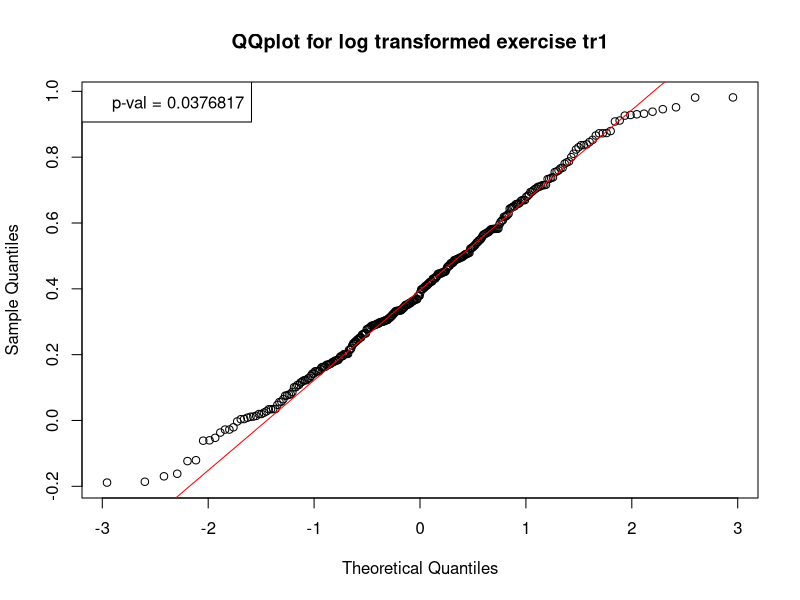
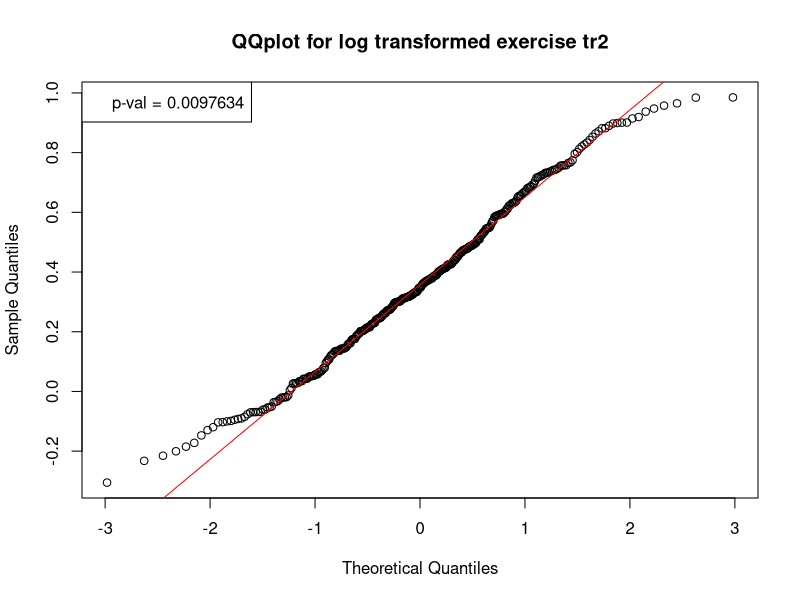
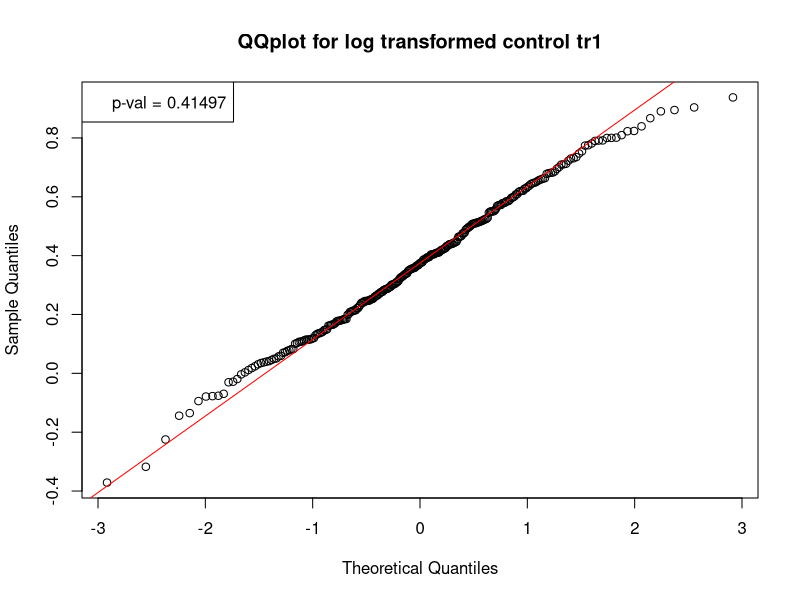
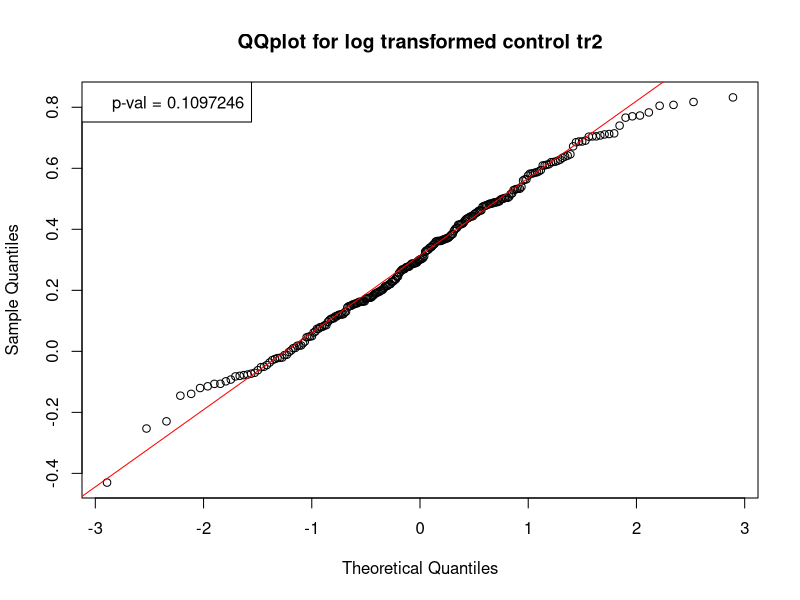
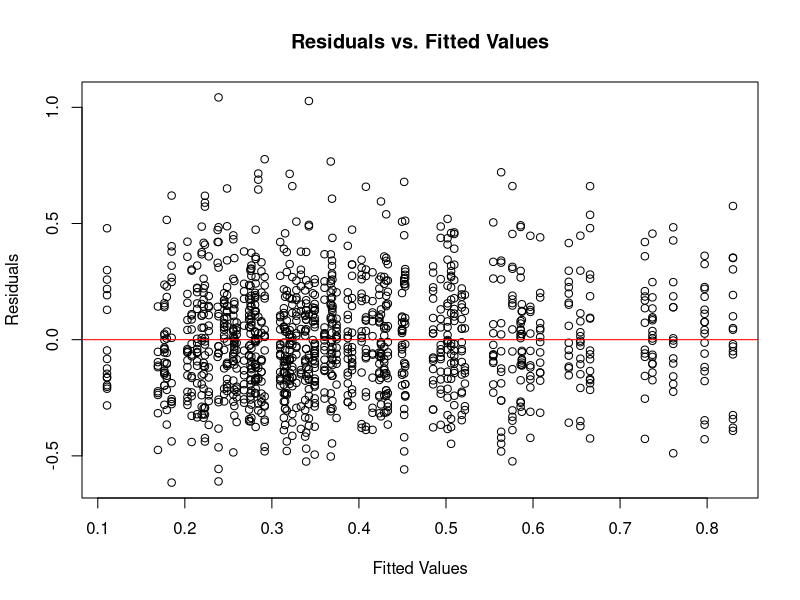
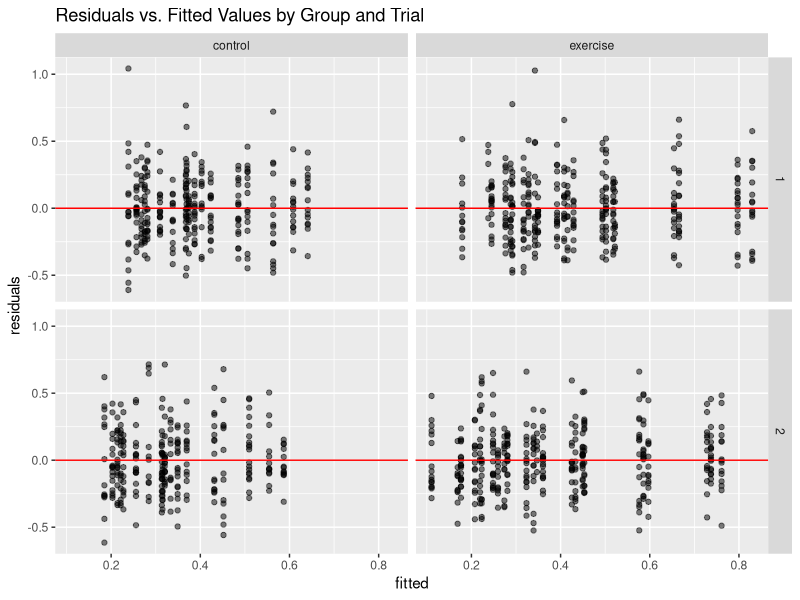
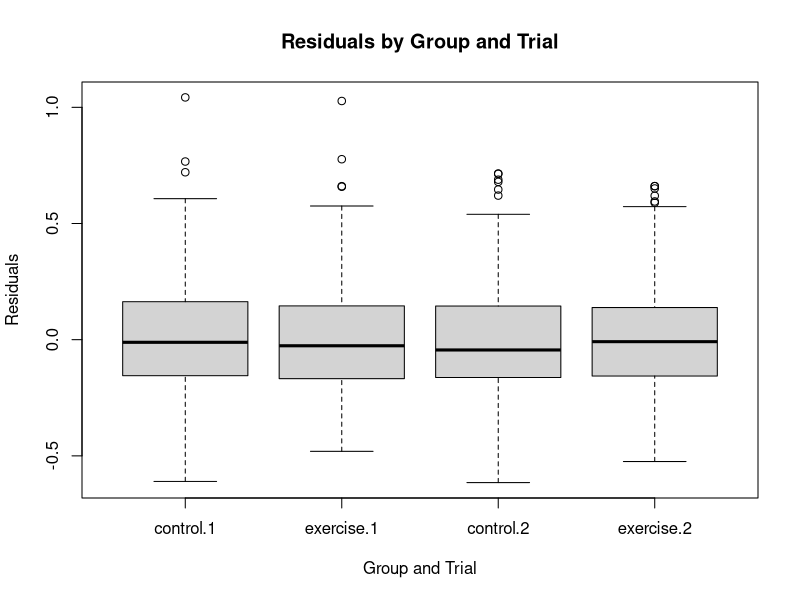
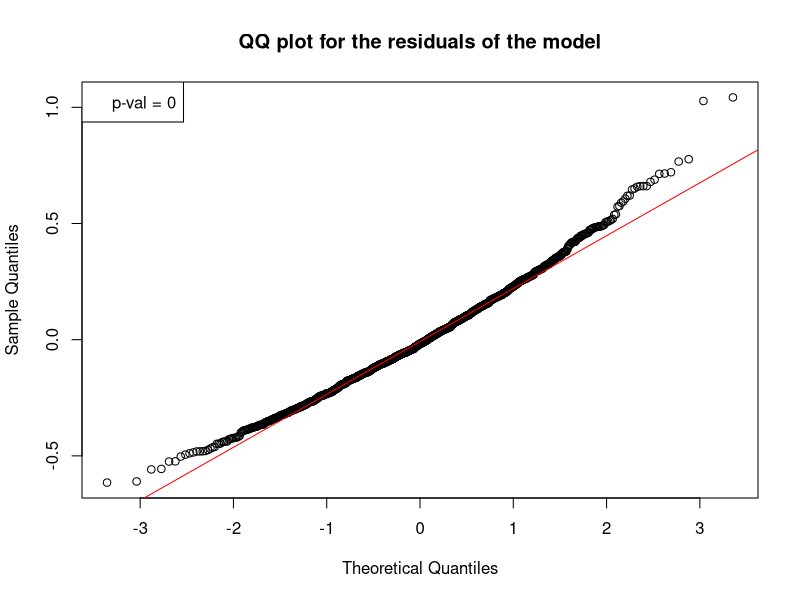

The R script that drew these images, in order:
library(lme4)
library(ggplot2)
library(glue)

setwd("~/course_Exper/Repo/reaction_time")

#* Reading the data
df <- read.table("expanded_rt_incon_accurate.csv", header=TRUE, sep=",", as.is=TRUE)
df$group  <- as.factor(df$group)
df$trial  <- as.factor(df$trial)
df$log_rt <- log(df$rt)

remove_outliers <- function(data, column) {
  Q1 <- quantile(data[[column]], 0.25, na.rm = TRUE) # First quartile
  Q3 <- quantile(data[[column]], 0.75, na.rm = TRUE) # Third quartile
  IQR <- Q3 - Q1 # Interquartile range
  lower_bound <- Q1 - 1.5 * IQR
  upper_bound <- Q3 + 1.5 * IQR
  
  # Filter data within the IQR
  data[data[[column]] >= lower_bound & data[[column]] <= upper_bound, ]
}


#* QQ Nomality check for the log transform reaction times for each pairwise groups

df_exer_tr1 <- subset(df, group == "exercise" & trial == 1)
df_exer_tr1 <- remove_outliers(df_exer_tr1, "rt")
qqnorm(df_exer_tr1$log_rt, main= "QQplot for log transformed exercise tr1")
qqline(df_exer_tr1$log_rt, col="red")
legend("topleft", legend = paste("p-val =", round(shapiro.test(df_exer_tr1$log_rt)$p.value, 7)))

df_exer_tr2 <- subset(df, group == "exercise" & trial == 2)
df_exer_tr2 <- remove_outliers(df_exer_tr2, "rt")
qqnorm(df_exer_tr2$log_rt, main= "QQplot for log transformed exercise tr2")
qqline(df_exer_tr2$log_rt, col="red")
legend("topleft", legend = paste("p-val =", round(shapiro.test(df_exer_tr2$log_rt)$p.value, 7)))

df_cont_tr1 <- subset(df, group == "control" & trial == 1)
df_cont_tr1 <- remove_outliers(df_cont_tr1, "rt")
qqnorm(df_cont_tr1$log_rt, main= "QQplot for log transformed control tr1")
qqline(df_cont_tr1$log_rt, col="red")
legend("topleft", legend = paste("p-val =", round(shapiro.test(df_cont_tr1$log_rt)$p.value, 7)))

df_cont_tr2 <- subset(df, group == "control" & trial == 2)
df_cont_tr2 <- remove_outliers(df_cont_tr2, "rt")
qqnorm(df_cont_tr2$log_rt, main= "QQplot for log transformed control tr2")
qqline(df_cont_tr2$log_rt, col="red")
legend("topleft", legend = paste("p-val =", round(shapiro.test(df_cont_tr2$log_rt)$p.value, 7)))

#* Fitting the data to the linear mixed model
model_lmm <- lmer(log_rt ~ trial * group + (1 | id), data=df)

plot(fitted(model_lmm), residuals(model_lmm),
     xlab="Fitted Values", ylab="Residuals",
     main="Residuals vs. Fitted Values")
abline(h=0, col="red")


ggplot(data.frame(residuals = residuals(model_lmm), fitted = fitted(model_lmm), 
                  group = df$group, trial = df$trial), 
       aes(x = fitted, y = residuals)) +
  geom_point(alpha = 0.5) +
  facet_grid(trial ~ group) +
  geom_hline(yintercept = 0, color = "red") +
  labs(title = "Residuals vs. Fitted Values by Group and Trial")


boxplot(residuals(model_lmm) ~ interaction(df$group, df$trial),
        xlab="Group and Trial", ylab="Residuals",
        main="Residuals by Group and Trial")

qqnorm(residuals(model_lmm), main= "QQ plot for the residuals of the model")
qqline(residuals(model_lmm), col = "red")
legend("topleft", legend = paste("p-val =", round(shapiro.test(residuals(model_lmm))$p.value, 7)))


#* Fit glmm
model_glmm <- glmer(rt ~ trial * group + (1 | id), data = df, family = Gamma(link = "log"))
    
summary(model_glmm)
    # Summary of the model
fixed_ef <- exp(fixef(model_glmm))













#####################




































df_exer_tr1 <- subset(df, group == "exercise" & trial == 1)
df_exer_tr2 <- subset(df, group == "exercise" & trial == 2)
df_cont_tr1 <- subset(df, group == "control" & trial == 1)
df_cont_tr2 <- subset(df, group == "control" & trial == 2)

hist(subset(df_exer_tr1)$rt)
hist(subset(df_exer_tr2)$rt)
hist(subset(df_cont_tr1)$rt)
hist(subset(df_cont_tr2)$rt)

remove_outliers <- function(data, column) {
  Q1 <- quantile(data[[column]], 0.25, na.rm = TRUE)
  Q3 <- quantile(data[[column]], 0.75, na.rm = TRUE)
  IQR <- Q3 - Q1
  lower_bound <- Q1 - 1.5 * IQR
  upper_bound <- Q3 + 1.5 * IQR
  
  data[data[[column]] >= lower_bound & data[[column]] <= upper_bound, ]
}

df_exer_tr1_clean <- remove_outliers(df_exer_tr1, "rt")
df_exer_tr2_clean <- remove_outliers(df_exer_tr2, "rt")
df_cont_tr1_clean <- remove_outliers(df_cont_tr1, "rt")
df_cont_tr2_clean <- remove_outliers(df_cont_tr2, "rt")

df_exer_tr1_clean$label <- "exercise_tr1"
df_exer_tr2_clean$label <- "exercise_tr2"
df_cont_tr1_clean$label <- "control_tr1"
df_cont_tr2_clean$label <- "control_tr2"

combined_cleaned_df <- rbind(df_exer_tr1_clean, df_exer_tr2_clean, df_cont_tr1_clean, df_cont_tr2_clean)

boxplot(rt ~ label, data = combined_cleaned_df,
        main = "Reaction Times by Group and Trial (Without Outliers)",
        xlab = "Group and Trial",
        ylab = "Reaction Time",
        col = c("lightblue", "lightgreen", "pink", "lightyellow"))

df_exer_tr1$label <- "exercise_tr1"
df_exer_tr2$label <- "exercise_tr2"
df_cont_tr1$label <- "control_tr1"
df_cont_tr2$label <- "control_tr2"

combined_df <- rbind(df_exer_tr1, df_exer_tr2, df_cont_tr1, df_cont_tr2)


boxplot(rt ~ label, data = combined_df,
        main = "Reaction Times by Group and Trial",
        xlab = "Group and Trial",
        ylab = "Reaction Time",
        col = c("lightblue", "lightgreen", "pink", "lightyellow"))

